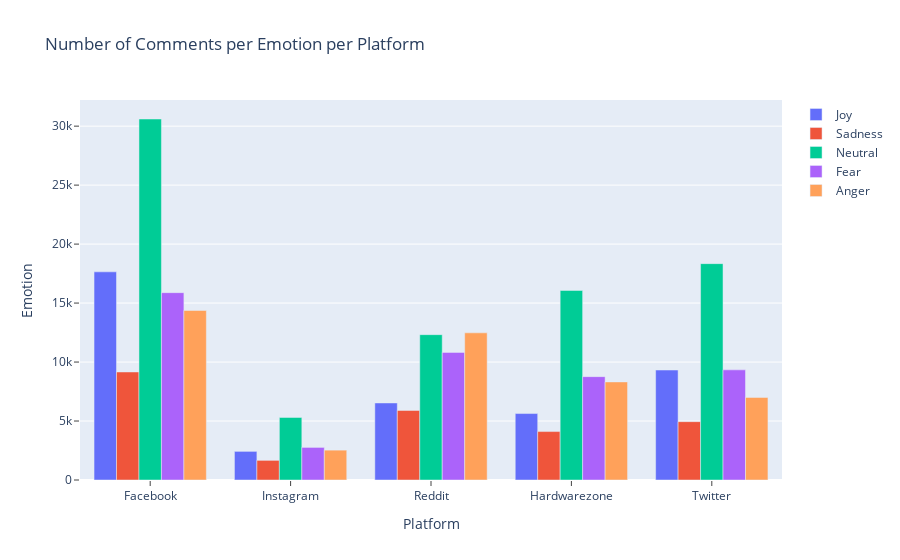

Notebook source saved alongside this figure:
### Code cell
# parent_path = "/Users/joshuawong/Documents/GitHub/Covid-19-Singapore-Analysis"

df = pd.read_csv(f"{parent_path}/Data/Sentiment Data/social_media_sentiments.csv")

# Standardising datetime format
dates = []
for row in df['Comment Datetime']:
    if '/' in row:
        if '/' in row[-4:]:
            date = dt.datetime.strptime(row, "%d/%m/%y")
        else: 
            date = dt.datetime.strptime(row, "%d/%m/%Y")
        dates.append(date.date())
    elif '-' in row:
        date = dt.datetime.strptime(row, "%Y-%m-%d")
        dates.append(date.date())

df['Comment Datetime'] = dates
df = df[['Comment Datetime', 'Emotions', 'Platform']]

platform_list = ['Facebook', 'Instagram', 'Reddit', 'Hardwarezone', 'Twitter']
emotions_list = ['Joy', 'Sadness', 'Neutral', 'Fear', 'Anger']

emotion_dict = {}

for platform in platform_list:
    for emotion in emotions_list:
        emotion = emotion.lower()
        emotion_dict[emotion] = []

for platform in platform_list:
    for emotion in emotions_list:
        emotion = emotion.lower()
        emotion_dict[emotion].append(len(df[(df['Platform'] == platform) & (df["Emotions"]==emotion)].index))


plot = go.Figure(data=[
    go.Bar(name = emotions_list[0], x = platform_list, y = emotion_dict[emotions_list[0].lower()]),
    go.Bar(name = emotions_list[1], x = platform_list, y = emotion_dict[emotions_list[1].lower()]),
    go.Bar(name = emotions_list[2], x = platform_list, y = emotion_dict[emotions_list[2].lower()]),
    go.Bar(name = emotions_list[3], x = platform_list, y = emotion_dict[emotions_list[3].lower()]),
    go.Bar(name = emotions_list[4], x = platform_list, y = emotion_dict[emotions_list[4].lower()]),
])
plot.update_layout(title_text="Number of Comments per Emotion per Platform")
plot.update_xaxes(title_text='Platform', ticks="outside", showgrid=False)
plot.update_yaxes(title_text='Emotion', ticks="outside", showgrid=True)
plot.show()
plot.write_image("Number of Comments per Emotion per Platform.png", engine="kaleido")

### Figure 1 — Plotly figure (JSON) as saved in the notebook; plotly's stock layout.template omitted (floating-point values rounded to 4 significant figures)
{"data": [{"name": "Joy", "type": "bar", "x": ["Facebook", "Instagram", "Reddit", "Hardwarezone", "Twitter"], "y": [17649, 2427, 6532, 5634, 9324]}, {"name": "Sadness", "type": "bar", "x": ["Facebook", "Instagram", "Reddit", "Hardwarezone", "Twitter"], "y": [9159, 1665, 5897, 4106, 4947]}, {"name": "Neutral", "type": "bar", "x": ["Facebook", "Instagram", "Reddit", "Hardwarezone", "Twitter"], "y": [30606, 5305, 12323, 16072, 18343]}, {"name": "Fear", "type": "bar", "x": ["Facebook", "Instagram", "Reddit", "Hardwarezone", "Twitter"], "y": [15883, 2763, 10819, 8763, 9338]}, {"name": "Anger", "type": "bar", "x": ["Facebook", "Instagram", "Reddit", "Hardwarezone", "Twitter"], "y": [14371, 2532, 12476, 8315, 7003]}], "layout": {"title": {"text": "Number of Comments per Emotion per Platform"}, "xaxis": {"showgrid": false, "ticks": "outside", "title": {"text": "Platform"}}, "yaxis": {"showgrid": true, "ticks": "outside", "title": {"text": "Emotion"}}}}
